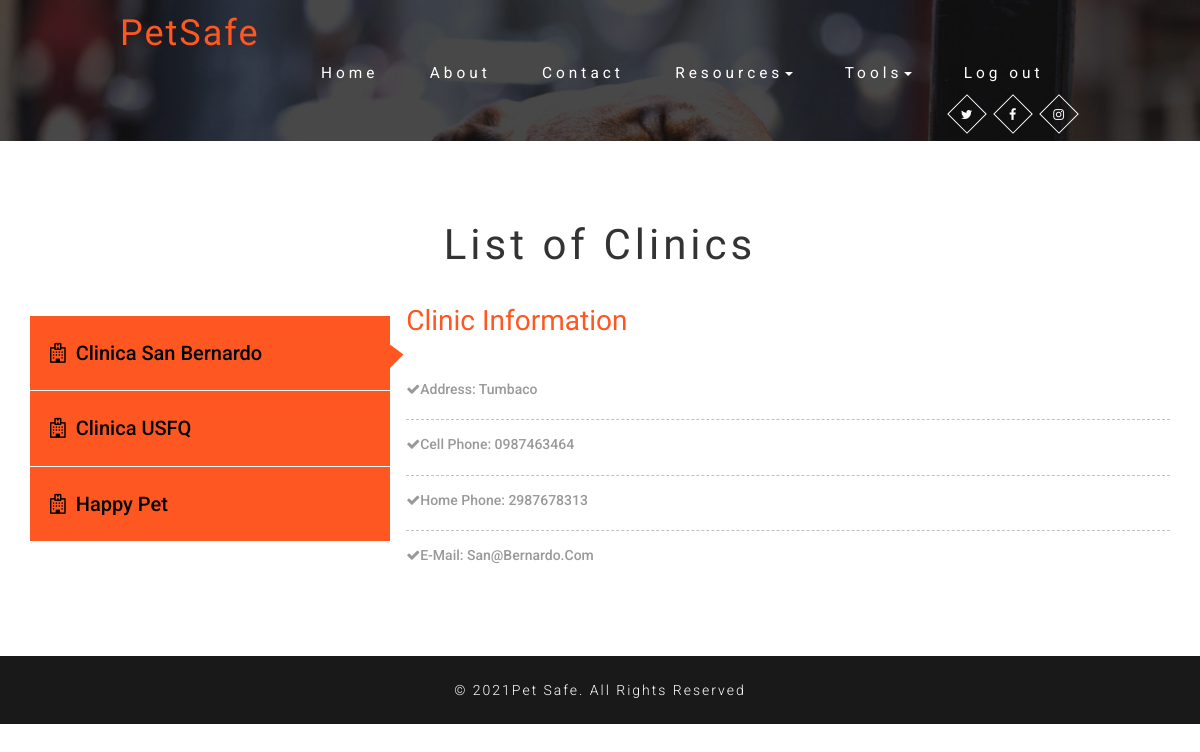
The app's page /list/clinics/ (signed in) with its own data.
### pet_safe_app/models.py (models this page shows)
class Clinic(models.Model):
    clinic_name = CharField(max_length=50)
    clinic_address = CharField(max_length=150)
    clinic_hphone = PositiveSmallIntegerField()
    clinic_cphone = PositiveSmallIntegerField()
    clinic_email = EmailField(max_length=100)
    created_at = DateField(auto_now_add=True)
    updated_at = DateField(auto_now=True)
    objects = ClinicValidator()

### pet_safe_app/views.py (the view)
# urls.py: path('list/clinics/', views.listClinics),
def listClinics(request):
    if "logged_user" not in request.session:
            messages.error(request,"There is not logged user!! Log in first!")
            return redirect('/')
    context = {
        'all_clinics' : Clinic.objects.all(),
        'logged_user' : User.objects.get(id=request.session['logged_user'])
    }
    return render(request, 'list_clinics.html',context)

### pet_safe_app/templates/list_clinics.html (shortened to what this page needs)
{% load static %}
<!DOCTYPE html>
<html lang="en">
<head>
	<link href="{% static 'css/bootstrap.css' %}" type="text/css" rel="stylesheet" media="all">
	<link href="{% static 'css/easy-responsive-tabs.css' %}" rel='stylesheet' type='text/css' />
	<link href="{% static 'css/style.css' %}" type="text/css" rel="stylesheet" media="all">
	<link href="{% static 'css/font-awesome.css' %}" rel="stylesheet">
</head>
<body>
	{% include 'navbar.html' %}
	<div class="services">
		<div class="container">
			<h3 class="agileits-title">List of Clinics</h3>
			<div class="top_tabs_agile">
				<div id="horizontalTab" class="top_tabs_agile">
					<ul class="resp-tabs-list">
						{% for clinic in all_clinics %}
                        <li>
							<i class="fa fa-hospital-o" aria-hidden="true"></i>{{clinic.clinic_name}}
						</li>
                        {% endfor %}
					</ul>
					<div class="resp-tabs-container">
                        {% for clinic in all_clinics %}
						<div class="tab1">
							<div class="wthree_recent">
								<h4>Clinic Information</h4>
								<ul>
									<li><i class="fa fa-check" aria-hidden="true"></i>Address: {{clinic.clinic_address}} {{my_pet.pet_owner.lname}}<span>
									<li><i class="fa fa-check" aria-hidden="true"></i>Cell Phone: 0{{clinic.clinic_cphone}}<span>
									<li><i class="fa fa-check" aria-hidden="true"></i>Home Phone: {{clinic.clinic_hphone}}<span>
									<li><i class="fa fa-check" aria-hidden="true"></i>E-mail: {{clinic.clinic_email}}<span>
									</ul>
							</div>
						</div>
                        {% endfor %}
					</div>
				</div>
			</div>
		</div>
	</div>
	<div class="copy-w3right">
		<div class="container">
			<p>© 2021Pet Safe. All Rights Reserved</p>
		</div>
	</div>
</body>
</html>

### pet_safe_app/static/css/easy-responsive-tabs.css (style rules this page uses)
body { margin: 0px; padding: 0px; background: #f5f5f5; font-weight: 500; }
ul.resp-tabs-list, p { margin: 0px; padding: 0px; }
ul.resp-tabs-list { float: left; margin-top: 10px; }
.resp-tabs-list li { display: block; padding: 23px 20px; margin: 0; border-bottom: 1px solid #fbfbfb; list-style: none; cursor: pointer; float: none; color: rgb(0, 0, 0); width:360px; background: #ff5722; font-size: 20px; text-align:left; }
.resp-tabs-container { padding: 0px!important; background-color: #fff; width: 67%; float: right; }
.resp-tab-content { display: none; }
.resp-tab-active { position: relative; }
.resp-tab-active:before { content: ''; position: absolute; width: 0; height: 0; transform: rotate(-90deg); -webkit-transform: rotate(-90deg); -o-transform: rotate(-90deg); -moz-transform: rotate(-90deg); -ms-transform: rotate(-90deg); border-top: 15px solid #ff5722; border-left: 15px solid rgba(69, 42, 21, 0); border-right: 11px solid rgba(199, 57, 57, 0); left: 98%; top: 44%; transition: 0.5s all; -webkit-transition: 0.5s all; -o-transition: 0.5s all; -moz-transition: 0.5s all; -ms-transition: 0.5s all; }
.resp-tab-active { background-color: rgba(28, 160, 222, 0.13); }
.resp-tab-content { border-top: transparent; }
.resp-tabs-list li i { padding-right:0.5em; }
.resp-tab-content-active { display: block; }

### pet_safe_app/static/css/style.css (style rules this page uses)
body { margin: 0; font-family: 'Roboto', sans-serif; background: #fff; }
h1, h2, h3, h4, h5, h6 { margin: 0; font-family: 'Limelight', cursive; }
p { margin: 0; }
ul, label { margin: 0; padding: 0; }
.welcome, .about, .team, .gallery, .contact, .services, .codes { padding: 5em 0; }
p { font-size: 1em; color: #555; line-height: 1.9em; font-weight: 300; letter-spacing: 1px; }
h3.agileits-title { font-size: 3em; color: #333; text-align: center; letter-spacing: 4px; line-height: 1.6em; }
.top_tabs_agile { margin-top: 2em; }
.copy-w3right { background: #191919; padding: 1.5em 0; text-align: center; }
.copy-w3right p { color: #fff; text-align: center; letter-spacing: 2px; }
.wthree_recent h4, .agileits_three_comments h3, .w3_leave_comment h3 { font-size: 2em; color: #FF5722; margin: 0; text-transform: capitalize; }
.wthree_recent ul { padding: 2em 0 0; }
.wthree_recent ul li { list-style-type: none; font-size: 1em; color: #999; padding: 1em 0; border-bottom: 1px dashed #C1C1C1; text-transform: capitalize; }
.wthree_recent ul li span { display: block; font-size: 13px; padding-left: 3.5em; color: #FF5722; margin: .5em 0 0; }
.wthree_recent ul li:last-child { border-bottom: none; }

### records on screen
Clinic: clinic_name "Clinica San Bernardo", clinic_address "Tumbaco", clinic_cphone "987463464", clinic_hphone "2987678313", clinic_email "San@bernardo.com"
Clinic: clinic_name "Clinica USFQ"
Clinic: clinic_name "Happy Pet"
